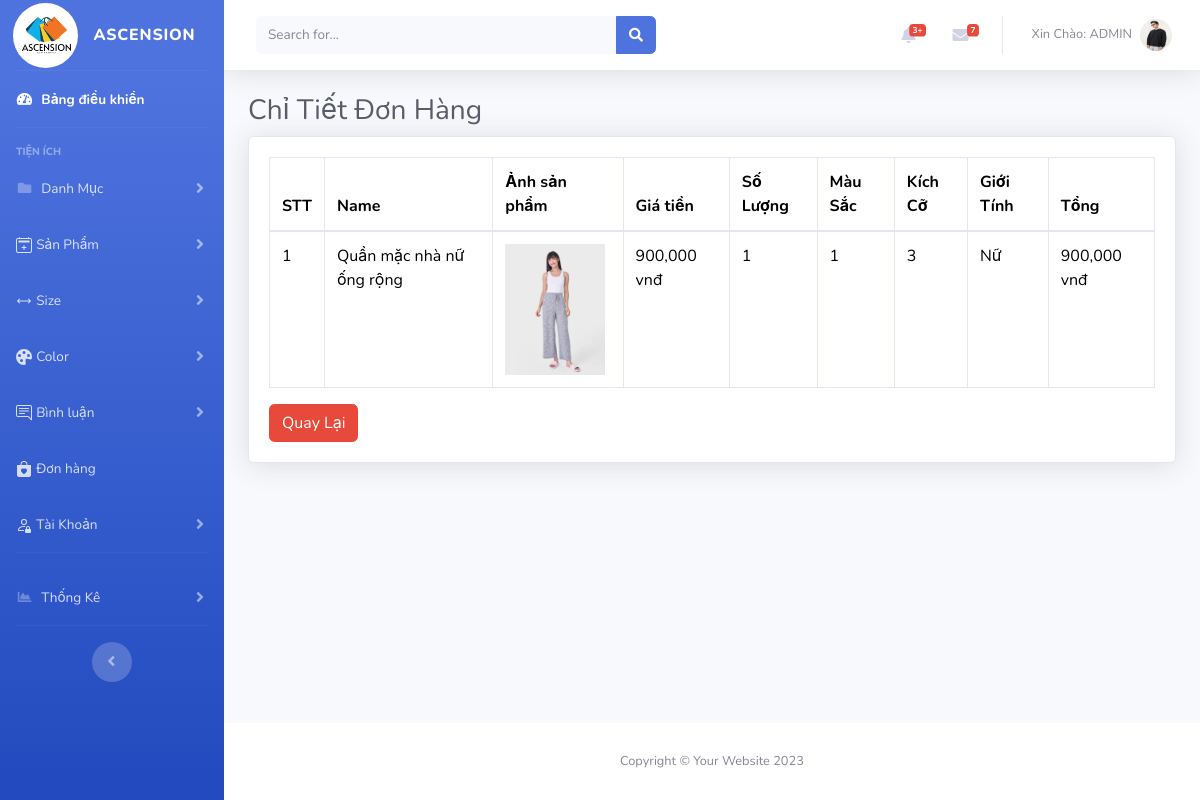
Page /admin/index.php?act=donct&idd=11&trang=2 (signed in) on the committed database.
### tables this page shows
CREATE TABLE `don_hang` (
  `id_don` int(11) NOT NULL,
  `id_ctd` int(11) NOT NULL,
  `id_sp` int(11) NOT NULL,
  `so_luong` int(11) NOT NULL,
  `mau_sac` int(11) NOT NULL,
  `kich_co` int(11) NOT NULL
);

CREATE TABLE `sanpham` (
  `id_sp` int(11) NOT NULL,
  `name_sp` varchar(255) NOT NULL,
  `mo_ngan` text NOT NULL,
  `image_sp` varchar(300) NOT NULL,
  `giam_gia` int(2) DEFAULT 0,
  `gia` int(11) NOT NULL,
  `mo_ta` text NOT NULL,
  `ngay_nhap` date NOT NULL,
  `view` int(11) DEFAULT 0,
  `gioi_tinh` tinyint(4) NOT NULL,
  `id_dm` int(11) NOT NULL
);

### model/pdo.php (called while the page is built, shortened)
<?php
function pdo_get_connection(){
    $dburl = "mysql:host=127.0.0.1;dbname=duan1;charset=utf8";
    $username = 'root';
    $password = '';
    $conn = new PDO($dburl, $username, $password);
    $conn->setAttribute(PDO::ATTR_ERRMODE, PDO::ERRMODE_EXCEPTION);
    return $conn;
}
function pdo_query($sql){
    $sql_args = array_slice(func_get_args(), 1);
    try{
        $conn = pdo_get_connection();
        $stmt = $conn->prepare($sql);
        $stmt->execute($sql_args);
        $rows = $stmt->fetchAll();
        return $rows;
    }
    catch(PDOException $e){
        throw $e;
    }
    finally{
        unset($conn);
    }
}

### model/donhang.php (called while the page is built, shortened)
<?php
function load_don_chitiet($id){
    $sql = "SELECT * FROM `don_hang` JOIN sanpham on sanpham.id_sp = don_hang.id_sp WHERE `id_ctd` = '$id' " ;
    $don = pdo_query($sql) ;
    return $don ;
}
?>

### admin/donhang/chitietdon.php (the view, shortened to what this page needs)
<div class="container-fluid">
  <h1 class="h3 mb-2 text-gray-800">Chỉ Tiết Đơn Hàng</h1>
  <div class="card shadow mb-4">
    <div class="card-body">
      <div class="table-responsive">
        <table class="table table-bordered" id="dataTable" width="100%" cellspacing="0">
          <thead>
            <tr>
              <th>STT</th>
              <th>Name</th>
              <th>Ảnh sản phẩm</th>
              <th>Giá tiền</th>
              <th>Số Lượng</th>
              <th>Màu Sắc</th>
              <th>Kích Cỡ</th>
              <th>Giới Tính</th>
              <th>Tổng</th>
            </tr>
          </thead>
          <tbody>
            <?php foreach ($don as $key => $value) : ?>
              <tr>
                <td><?= $key + 1 ?></td>
                <td><?= $value['name_sp'] ?></td>
                <td><img src="../assets/uploads/<?= $value['image_sp'] ?>" alt="" width="100"></td>
                <td><?= number_format($value['gia'], 0, '.', ',') ?> vnđ</td>
                <td><?= $value['so_luong'] ?></td>
                <td><?= $value['mau_sac'] ?></td>
                <td><?= $value['kich_co'] ?></td>
                <td><?php
                    if ($value['gioi_tinh'] == '0') {
                      echo "Nam/Nữ";
                    } else if ($value["gioi_tinh"] == "1") {
                      echo "Nam";
                    } else {
                      echo "Nữ";
                    }
                    ?></td>
                    <td>
                        <?php
                            $tong = $value['so_luong'] * $value['gia'];
                            echo number_format($tong, 0, '.', ',') . ' vnđ';
                        ?>
                    </td>
              </tr>
            <?php endforeach ?>
        </table>
        <form action="?act=updon" method="post">
          <input type="submit" class="btn btn-danger" value="Quay Lại" name="quay">
        </form>
      </div>
    </div>
  </div>
</div>

### rows in the picture
don_hang: id_sp.name_sp "Quần mặc nhà nữ ống rộng", id_sp.image_sp (picture), id_sp.gia "900,000", so_luong "1", mau_sac "1", kich_co "3", so_luong.gia "900,000"

### other values in the picture
$_SESSION['username']['name_tk'] "ADMIN"
